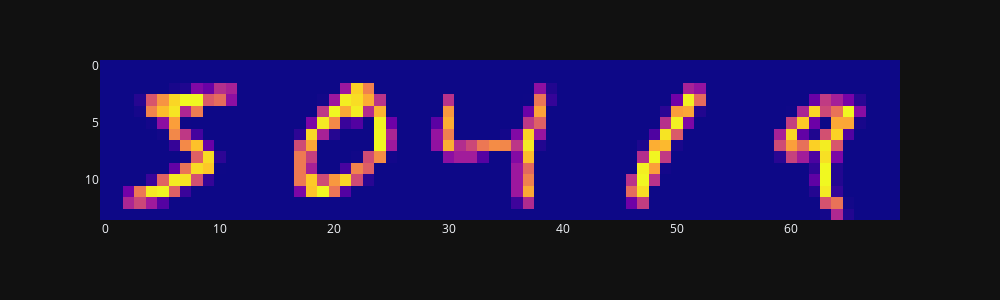

This figure's notebook cell:
### Markdown cell above
Уменьшим размер картинок для сокращения количества признаков:

### Code cell
reduced_size = (14, 14)

X_train_resized = tf.image.resize(X_train[..., np.newaxis], reduced_size)[..., 0]
X_test_resized = tf.image.resize(X_test[..., np.newaxis], reduced_size)[..., 0]

px.imshow(np.hstack(X_train_resized[:5]), width=1000, height=300).update_coloraxes(showscale=False).show()

### Figure 1 — Plotly figure (JSON) as saved in the notebook; plotly's stock layout.template omitted (floating-point values rounded to 4 significant figures; data arrays with more than 128 entries replaced by an {"elided": "..."} marker saying what was removed)
{"data": [{"coloraxis": "coloraxis", "hovertemplate": "x: %{x}<br>y: %{y}<br>color: %{z}<extra></extra>", "name": "0", "type": "heatmap", "xaxis": "x", "yaxis": "y", "z": {"elided": "14x70 float values"}}], "layout": {"coloraxis": {"colorscale": [[0, "#0d0887"], [0.1111, "#46039f"], [0.2222, "#7201a8"], [0.3333, "#9c179e"], [0.4444, "#bd3786"], [0.5556, "#d8576b"], [0.6667, "#ed7953"], [0.7778, "#fb9f3a"], [0.8889, "#fdca26"], [1, "#f0f921"]], "showscale": false}, "height": 300, "margin": {"t": 60}, "width": 1000, "xaxis": {"anchor": "y", "constrain": "domain", "domain": [0, 1], "scaleanchor": "y"}, "yaxis": {"anchor": "x", "autorange": "reversed", "constrain": "domain", "domain": [0, 1]}}}
